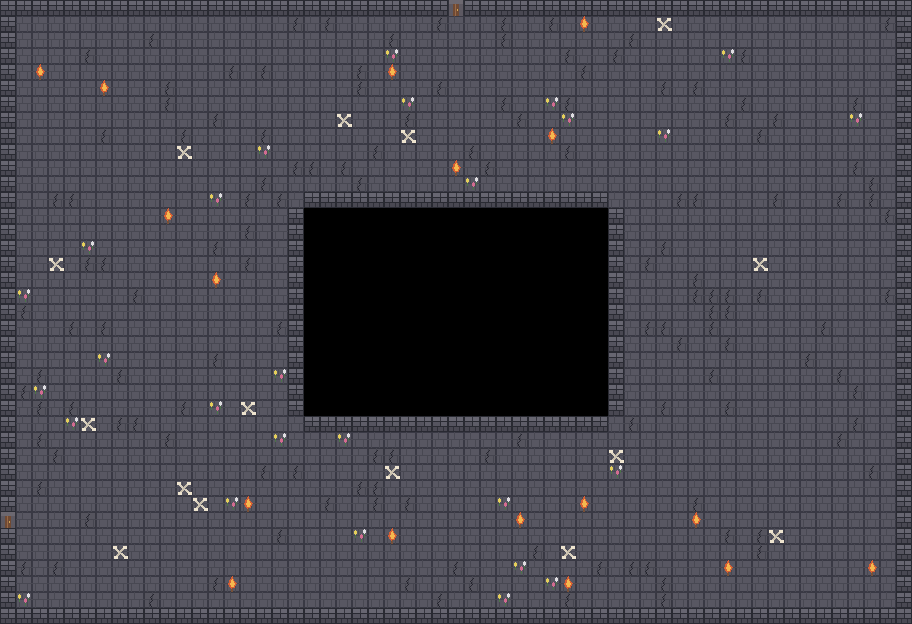

The image is a tile-based game level rendered from a .tmx file. Its description and source (layers, tilesets, objects; grid data summarised) follow:
An orthogonal 57x39 tile map with 16x16 px tiles, 2 tile layers (Ground, Details) and 1 object (ENEMY_SPAWN).

<map version="1.10" tiledversion="1.11.2" orientation="orthogonal" renderorder="right-down" width="57" height="39" tilewidth="16" tileheight="16" infinite="0" nextlayerid="4" nextobjectid="2">
 <properties>
  <property name="roomId" type="int" value="2" />
  <property name="cells" type="int" value="8" />
  <property name="roomCells" value="###|#.#|###" />
 </properties>
 <tileset firstgid="1" source="../../tiles/terrain.tsx" />
 <layer id="1" name="Ground" width="57" height="39">
  <properties>
   <property name="layerKind" value="GROUND" />
  </properties>
  <data>[2223 cells, 1976 non-empty, 4 distinct tile ids]</data>
 </layer>
 <layer id="2" name="Details" width="57" height="39">
  <properties>
   <property name="layerKind" value="DETAILS" />
  </properties>
  <data>[2223 cells, 59 non-empty, 3 distinct tile ids]</data>
 </layer>
 <objectgroup id="3" name="Markers">
  <object id="1" name="enemy_spawn" type="ENEMY_SPAWN" x="152" y="104">
   <point />
  </object>
 </objectgroup>
</map>
